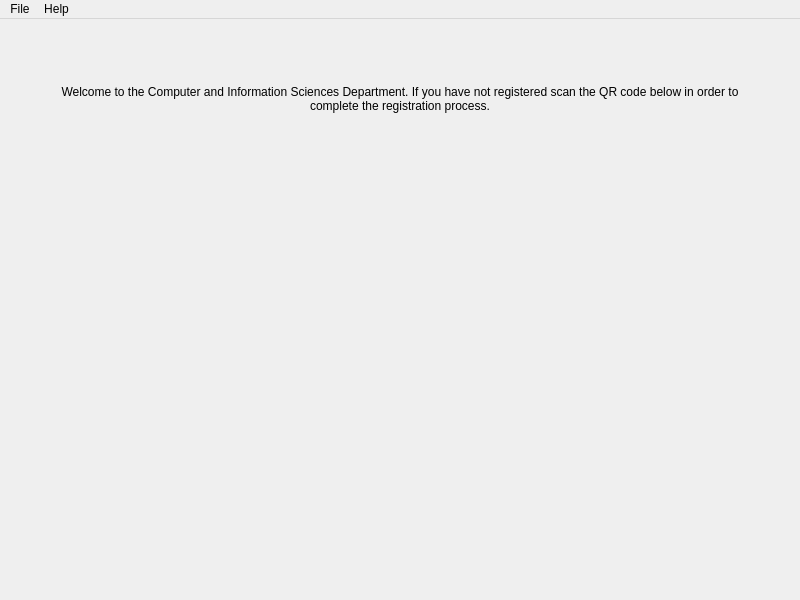
<?xml version="1.0" encoding="UTF-8"?>
<ui version="4.0">
  <class>MainWindow</class>
  <widget class="QMainWindow" name="MainWindow">
    <property name="geometry">
      <rect>
        <x>0</x>
        <y>0</y>
        <width>800</width>
        <height>600</height>
      </rect>
    </property>
    <property name="sizePolicy">
      <sizepolicy hsizetype="Fixed" vsizetype="Fixed">
        <horstretch>0</horstretch>
        <verstretch>0</verstretch>
      </sizepolicy>
    </property>
    <property name="windowTitle">
      <string>Visual Welcome Center</string>
    </property>
    <property name="toolTipDuration">
      <number>1</number>
    </property>
    <property name="documentMode">
      <bool>false</bool>
    </property>
    <property name="tabShape">
      <enum>QTabWidget::Rounded</enum>
    </property>
    <widget class="QStackedWidget" name="vwcStack">
      <property name="geometry">
        <rect>
          <x>0</x>
          <y>21</y>
          <width>800</width>
          <height>579</height>
        </rect>
      </property>
      <property name="sizePolicy">
        <sizepolicy hsizetype="Fixed" vsizetype="Fixed">
          <horstretch>0</horstretch>
          <verstretch>0</verstretch>
        </sizepolicy>
      </property>
      <property name="toolTip">
        <string>Detect Faces</string>
      </property>
      <property name="layoutDirection">
        <enum>Qt::LeftToRight</enum>
      </property>
      <property name="autoFillBackground">
        <bool>false</bool>
      </property>
      <property name="styleSheet">
        <string notr="true">background-color: rgb(239, 239, 239);</string>
      </property>
      <property name="currentIndex">
        <number>1</number>
      </property>
      <widget class="QWidget" name="detectFaceWidget">
        <property name="geometry">
          <rect>
            <x>0</x>
            <y>21</y>
            <width>800</width>
            <height>579</height>
          </rect>
        </property>
        <property name="sizePolicy">
          <sizepolicy hsizetype="Fixed" vsizetype="Fixed">
            <horstretch>0</horstretch>
            <verstretch>0</verstretch>
          </sizepolicy>
        </property>
        <widget class="QWidget" name="recordVideoWidget" native="true">
          <property name="geometry">
            <rect>
              <x>85</x>
              <y>30</y>
              <width>630</width>
              <height>500</height>
            </rect>
          </property>
          <property name="sizePolicy">
            <sizepolicy hsizetype="Fixed" vsizetype="Fixed">
              <horstretch>0</horstretch>
              <verstretch>0</verstretch>
            </sizepolicy>
          </property>
          <property name="styleSheet">
            <string notr="true"/>
          </property>
        </widget>
      </widget>
      <widget class="QWidget" name="completeRegistrationWidget">
        <property name="geometry">
          <rect>
            <x>0</x>
            <y>21</y>
            <width>800</width>
            <height>579</height>
          </rect>
        </property>
        <property name="sizePolicy">
          <sizepolicy hsizetype="Fixed" vsizetype="Fixed">
            <horstretch>0</horstretch>
            <verstretch>0</verstretch>
          </sizepolicy>
        </property>
        <widget class="QLabel" name="completeRegisterLabel">
          <property name="geometry">
            <rect>
              <x>50</x>
              <y>40</y>
              <width>700</width>
              <height>75</height>
            </rect>
          </property>
          <property name="sizePolicy">
            <sizepolicy hsizetype="Fixed" vsizetype="Fixed">
              <horstretch>0</horstretch>
              <verstretch>0</verstretch>
            </sizepolicy>
          </property>
          <property name="toolTipDuration">
            <number>1</number>
          </property>
          <property name="layoutDirection">
            <enum>Qt::LeftToRight</enum>
          </property>
          <property name="styleSheet">
            <string notr="true">font: 10pt &quot;MS Shell Dlg 2&quot;;</string>
          </property>
          <property name="text">
            <string>Welcome to the Computer and Information Sciences Department. If you have not registered scan the QR code below in order to complete the registration process.</string>
          </property>
          <property name="alignment">
            <set>Qt::AlignCenter</set>
          </property>
          <property name="wordWrap">
            <bool>true</bool>
          </property>
        </widget>
        <widget class="QWidget" name="registerPhotoWidget" native="true">
          <property name="geometry">
            <rect>
              <x>100</x>
              <y>225</y>
              <width>200</width>
              <height>200</height>
            </rect>
          </property>
          <property name="sizePolicy">
            <sizepolicy hsizetype="Fixed" vsizetype="Fixed">
              <horstretch>0</horstretch>
              <verstretch>0</verstretch>
            </sizepolicy>
          </property>
          <property name="styleSheet">
            <string notr="true"/>
          </property>
        </widget>
        <widget class="QWidget" name="scanQRWidget" native="true">
          <property name="geometry">
            <rect>
              <x>375</x>
              <y>150</y>
              <width>350</width>
              <height>350</height>
            </rect>
          </property>
          <property name="sizePolicy">
            <sizepolicy hsizetype="Fixed" vsizetype="Fixed">
              <horstretch>0</horstretch>
              <verstretch>0</verstretch>
            </sizepolicy>
          </property>
          <property name="styleSheet">
            <string notr="true"/>
          </property>
        </widget>
      </widget>
      <widget class="QWidget" name="loginWidget">
        <property name="geometry">
          <rect>
            <x>0</x>
            <y>21</y>
            <width>800</width>
            <height>579</height>
          </rect>
        </property>
        <property name="sizePolicy">
          <sizepolicy hsizetype="Fixed" vsizetype="Fixed">
            <horstretch>0</horstretch>
            <verstretch>0</verstretch>
          </sizepolicy>
        </property>
        <widget class="QWidget" name="loginLabelWidget" native="true">
          <property name="geometry">
            <rect>
              <x>300</x>
              <y>50</y>
              <width>300</width>
              <height>50</height>
            </rect>
          </property>
          <property name="sizePolicy">
            <sizepolicy hsizetype="Fixed" vsizetype="Fixed">
              <horstretch>0</horstretch>
              <verstretch>0</verstretch>
            </sizepolicy>
          </property>
          <property name="styleSheet">
            <string notr="true"/>
          </property>
        </widget>
        <widget class="QWidget" name="loginPhotoWidget" native="true">
          <property name="geometry">
            <rect>
              <x>50</x>
              <y>25</y>
              <width>150</width>
              <height>150</height>
            </rect>
          </property>
          <property name="sizePolicy">
            <sizepolicy hsizetype="Fixed" vsizetype="Fixed">
              <horstretch>0</horstretch>
              <verstretch>0</verstretch>
            </sizepolicy>
          </property>
          <property name="styleSheet">
            <string notr="true"/>
          </property>
        </widget>
        <widget class="QWidget" name="userDetailsWidget" native="true">
          <property name="geometry">
            <rect>
              <x>150</x>
              <y>200</y>
              <width>500</width>
              <height>300</height>
            </rect>
          </property>
          <property name="sizePolicy">
            <sizepolicy hsizetype="Fixed" vsizetype="Fixed">
              <horstretch>0</horstretch>
              <verstretch>0</verstretch>
            </sizepolicy>
          </property>
          <property name="styleSheet">
            <string notr="true"/>
          </property>
        </widget>
      </widget>
    </widget>
    <widget class="QMenuBar" name="menubar">
      <property name="geometry">
        <rect>
          <x>0</x>
          <y>0</y>
          <width>800</width>
          <height>21</height>
        </rect>
      </property>
      <property name="sizePolicy">
        <sizepolicy hsizetype="Fixed" vsizetype="Fixed">
          <horstretch>0</horstretch>
          <verstretch>0</verstretch>
        </sizepolicy>
      </property>
      <widget class="QMenu" name="menuFile">
        <property name="geometry">
          <rect>
            <x>0</x>
            <y>0</y>
            <width>135</width>
            <height>94</height>
          </rect>
        </property>
        <property name="sizePolicy">
          <sizepolicy hsizetype="Fixed" vsizetype="Fixed">
            <horstretch>0</horstretch>
            <verstretch>0</verstretch>
          </sizepolicy>
        </property>
        <property name="title">
          <string>File</string>
        </property>
        <addaction name="homeButton"/>
        <addaction name="exitButton"/>
      </widget>
      <widget class="QMenu" name="menuHelp">
        <property name="sizePolicy">
          <sizepolicy hsizetype="Fixed" vsizetype="Fixed">
            <horstretch>0</horstretch>
            <verstretch>0</verstretch>
          </sizepolicy>
        </property>
        <property name="toolTip">
          <string>Help Menu</string>
        </property>
        <property name="toolTipDuration">
          <number>1</number>
        </property>
        <property name="title">
          <string>Help</string>
        </property>
      </widget>
      <addaction name="menuFile"/>
      <addaction name="menuHelp"/>
    </widget>
    <action name="actionHome">
      <property name="text">
        <string>Home</string>
      </property>
    </action>
    <action name="actionExit">
      <property name="text">
        <string>Exit</string>
      </property>
    </action>
    <action name="homeButton">
      <property name="text">
        <string>Home</string>
      </property>
      <property name="toolTip">
        <string>Navigate to Home</string>
      </property>
    </action>
    <action name="helpButton">
      <property name="text">
        <string>Help</string>
      </property>
      <property name="toolTip">
        <string>Documentation in progress</string>
      </property>
    </action>
    <action name="exitButton">
      <property name="text">
        <string>Exit</string>
      </property>
      <property name="toolTip">
        <string>Exit Application</string>
      </property>
    </action>
  </widget>
  <resources/>
  <connections/>
</ui>
